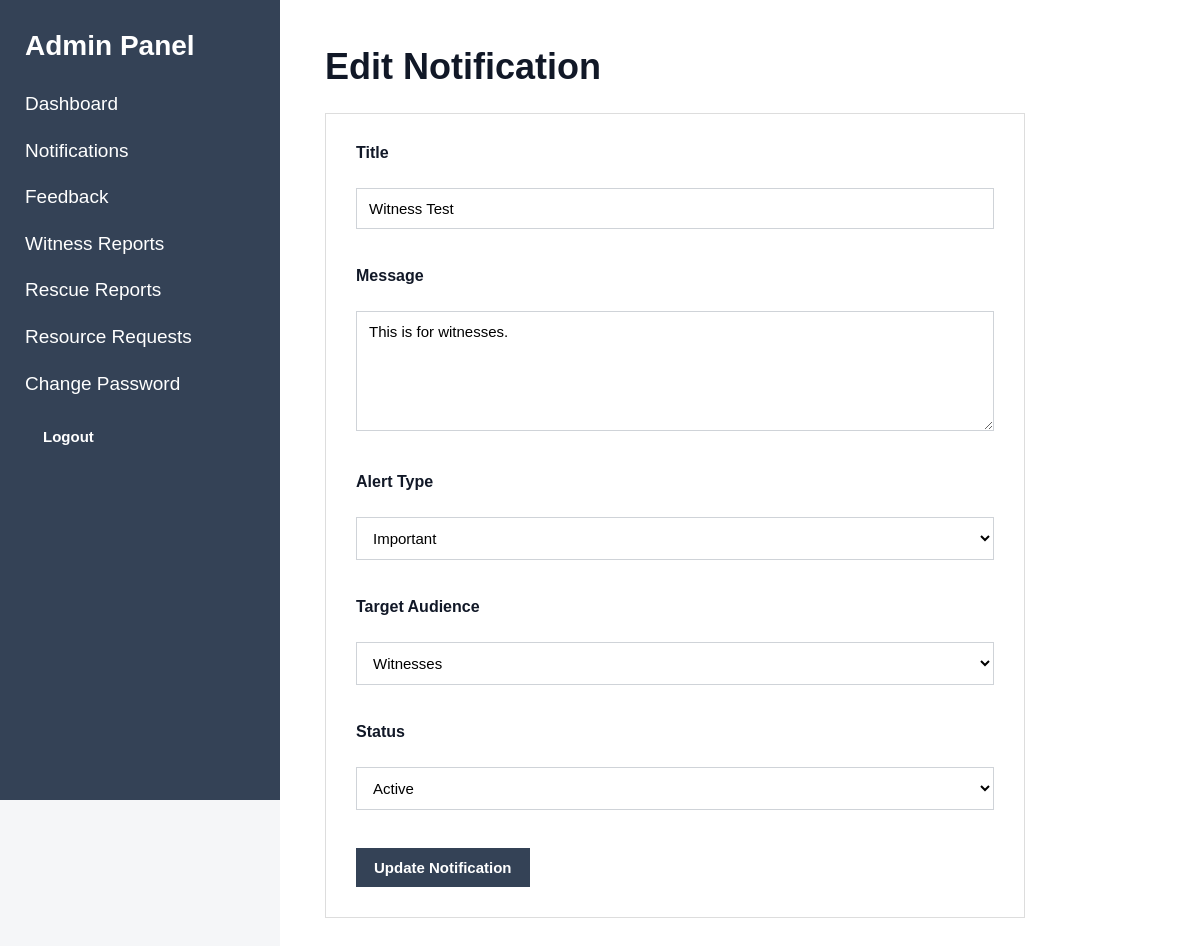
/index.php?page=notification-edit&id=6 (signed in), run on the app's committed database.
### tables this page shows
CREATE TABLE `notifications` (
  `id` int(11) NOT NULL,
  `created_by` int(11) NOT NULL,
  `title` varchar(150) NOT NULL,
  `message` text NOT NULL,
  `alert_type` enum('normal','important','emergency') NOT NULL DEFAULT 'normal',
  `target_audience` enum('all','volunteer','witness','help_seeker') NOT NULL DEFAULT 'all',
  `status` enum('active','inactive') NOT NULL DEFAULT 'active',
  `created_at` timestamp NOT NULL DEFAULT current_timestamp(),
  `updated_at` timestamp NOT NULL DEFAULT current_timestamp() ON UPDATE current_timestamp()
);

### models/NotificationModel.php (called while the page is built, shortened)
<?php
function getNotificationById($conn, $id)
{
    $sql = "SELECT *
            FROM notifications
            WHERE id = ?
            LIMIT 1";
    $stmt = mysqli_prepare($conn, $sql);
    mysqli_stmt_bind_param(
        $stmt,
        "i",
        $id
    );
    mysqli_stmt_execute($stmt);
    $result = mysqli_stmt_get_result($stmt);
    $notification =
        mysqli_fetch_assoc($result);
    return $notification ?: null;
}

### views/admin/notifications/edit.php (the view, shortened to what this page needs)
<?php require_once "views/partials/header.php"; ?>
<?php require_once "views/partials/sidebar.php"; ?>
<div class="content">
    <h1>Edit Notification</h1>
    <form
        method="POST"
        action="index.php?page=notification-edit&id=<?= (int)$notification['id']; ?>"
    >
        <div>
            <label for="title">
                Title
            </label>
            <br>
            <input
                type="text"
                id="title"
                name="title"
                maxlength="150"
                value="<?= htmlspecialchars($notification['title']); ?>"
                required
            >
        </div>
        <br>
        <div>
            <label for="message">
                Message
            </label>
            <br>
            <textarea
                id="message"
                name="message"
                rows="5"
                required
            ><?= htmlspecialchars($notification['message']); ?></textarea>
        </div>
        <br>
        <div>
            <label for="alert_type">
                Alert Type
            </label>
            <br>
            <select
                id="alert_type"
                name="alert_type"
                required
            >
                <option
                    value="important"
                    <?= $notification['alert_type'] === 'important'
                        ? 'selected'
                        : ''; ?>
                >
                    Important
                </option>
            </select>
        </div>
        <br>
        <div>
            <label for="target_audience">
                Target Audience
            </label>
            <br>
            <select
                id="target_audience"
                name="target_audience"
                required
            >
                <option
                    value="witness"
                    <?= ($notification['target_audience'] ?? 'all') === 'witness'
                        ? 'selected'
                        : ''; ?>
                >
                    Witnesses
                </option>
            </select>
        </div>
        <br>
        <div>
            <label for="status">
                Status
            </label>
            <br>
            <select
                id="status"
                name="status"
                required
            >
                <option
                    value="active"
                    <?= $notification['status'] === 'active'
                        ? 'selected'
                        : ''; ?>
                >
                    Active
                </option>
            </select>
        </div>
        <br>
        <button type="submit">
            Update Notification
        </button>
    </form>
</div>
<?php require_once "views/partials/footer.php"; ?>

### assets/css/style.css (style rules this page uses)
* { box-sizing: border-box; }
body { margin: 0; font-family: Arial, Helvetica, sans-serif; background: #f5f6f8; color: #1f2937; }
.content { margin-left: 280px; padding: 45px; min-height: 100vh; background: white; }
.content h1 { margin-top: 0; margin-bottom: 20px; font-size: 36px; line-height: 1.2; color: #111827; }
.content>form, .card form { max-width: 700px; }
.content>form { border: 1px solid #dddddd; padding: 30px; margin-top: 25px; background: white; }
.content>form div, .card form div { margin-bottom: 20px; }
label { display: block; margin-bottom: 8px; font-size: 16px; font-weight: bold; color: #111827; }
input, textarea, select { width: 100%; padding: 11px 12px; border: 1px solid #cfd3d8; background: white; font-family: Arial, Helvetica, sans-serif; font-size: 15px; outline: none; }
textarea { min-height: 120px; resize: vertical; }
button { background: #344256; color: white; border: none; padding: 11px 18px; font-family: Arial, Helvetica, sans-serif; font-size: 15px; font-weight: 600; cursor: pointer; }

### data on the page
notifications: title "Witness Test", message "This is for witnesses.", alert_type "Important", target_audience "Witnesses", status "Active"
